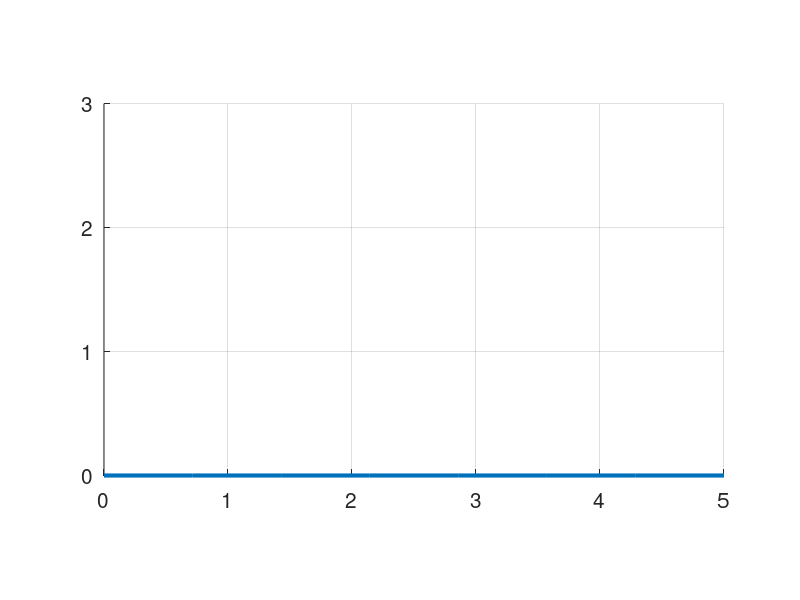

Reproduce this figure in MATLAB.
function error=least_squares_test
  k=2;
  clf;axis equal;axis([0 5 0 3]);
  xticks(0:1:5);yticks(0:1:3);
  grid on;hold on;
  set(gca,"fontsize",15)
  [x,y]=ginput(1);
  nodes=x;values=y;
  while ~isempty([x,y])
    plot(x,y,'*k','MarkerSize',10);
    [x,y]=ginput(1);
    nodes=[nodes,x];values=[values,y];
  endwhile
  coefs_lsq=polyfit(nodes,values,k);
  poly_lsq=@(x) polyval(coefs_lsq,x);
  fplot(poly_lsq,[0,5],"LineWidth",3);
  legend("off");
  disp(values)
  disp(poly_lsq(nodes))
  error=norm(values-poly_lsq(nodes));
endfunction
